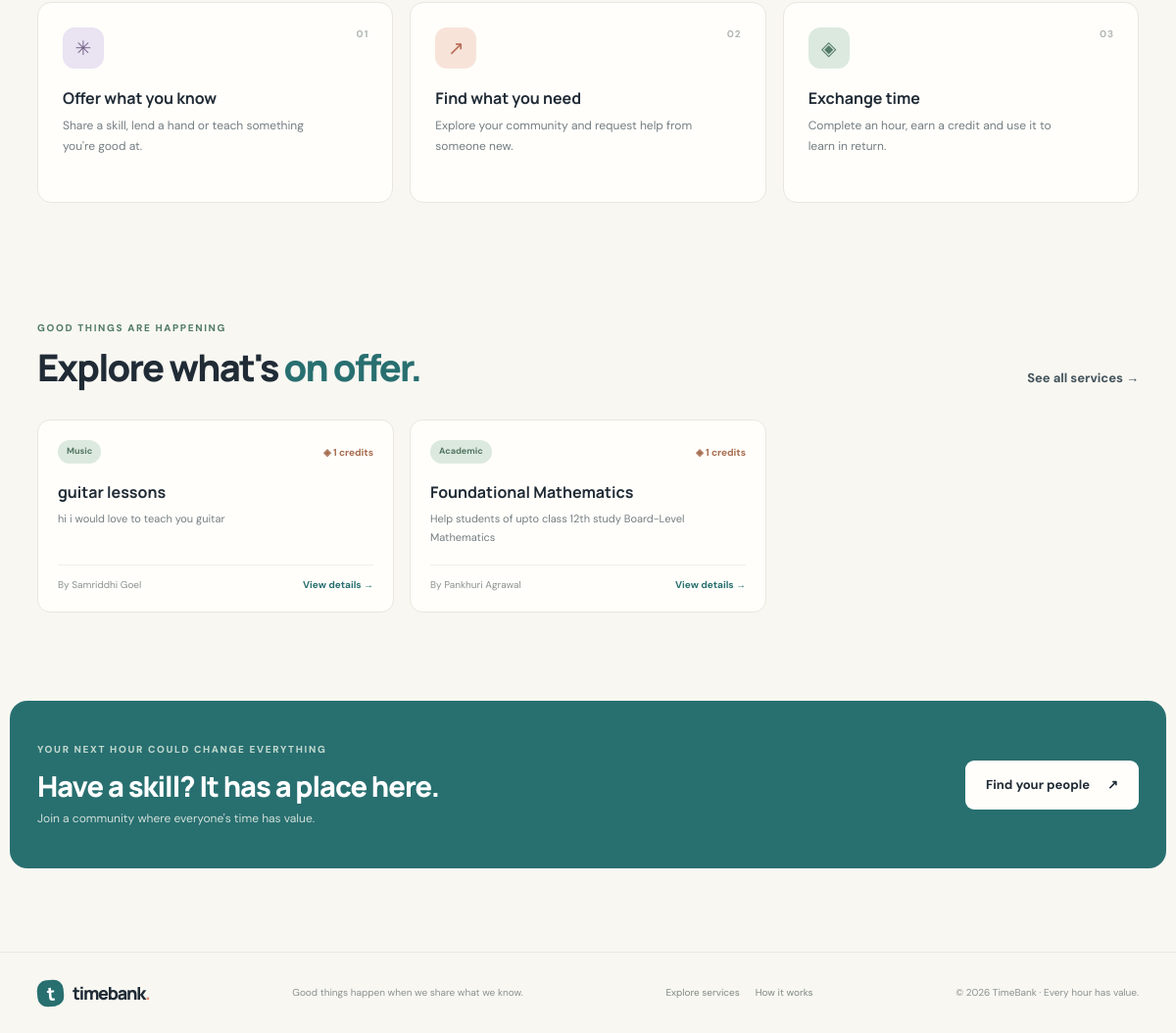
Before: / (lower part) with the older database file.
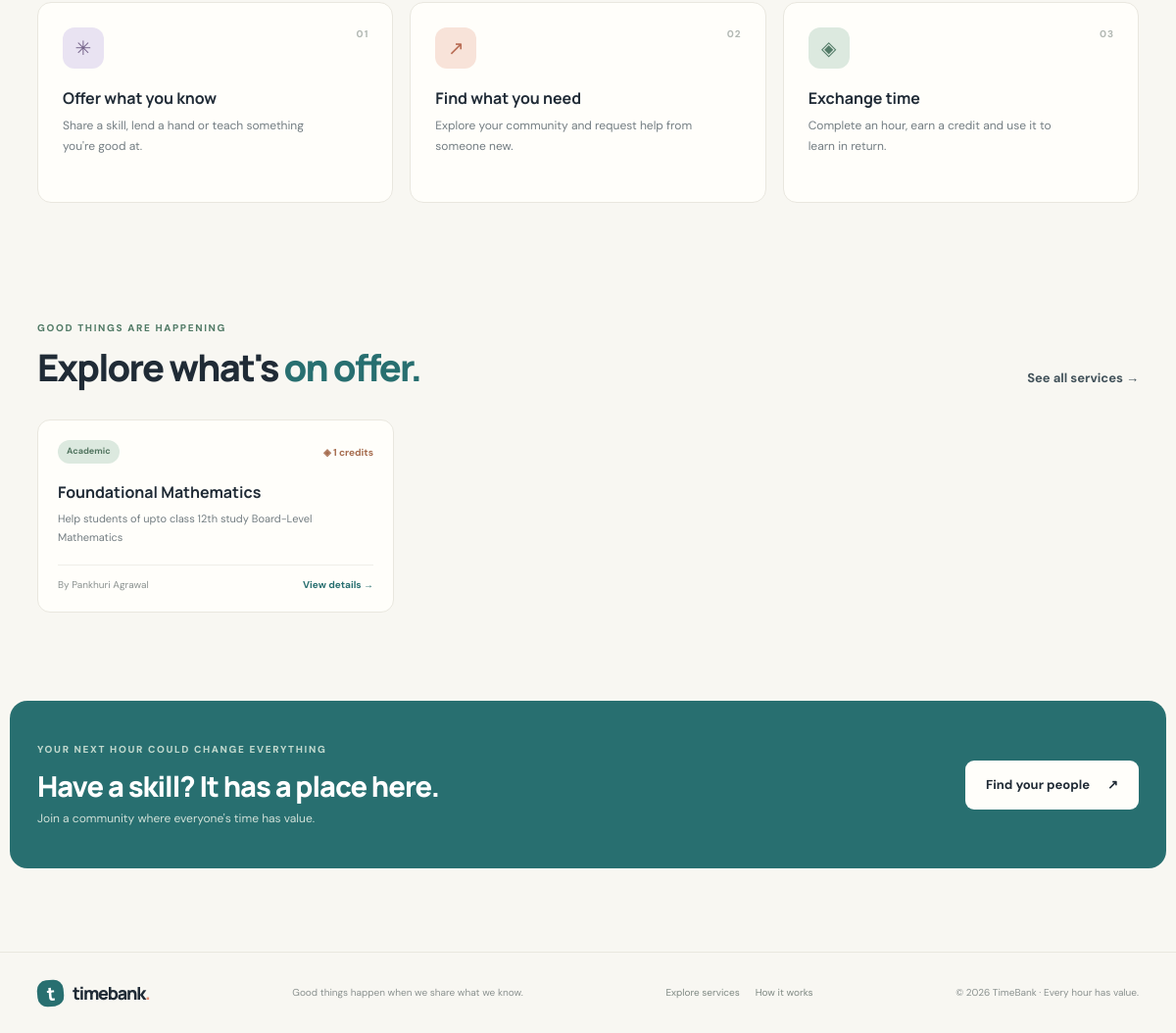
After: the same page with the newer database file.
### models.py (models this page shows)
class Service(db.Model):
    id = db.Column(db.Integer, primary_key=True)
    title = db.Column(db.String(100), nullable=False)
    category = db.Column(db.String(40), nullable=False)
    description = db.Column(db.Text, nullable=False)
    duration_hours = db.Column(db.Integer, nullable=False, default=1)
    is_active = db.Column(db.Boolean, nullable=False, default=True)
    created_at = db.Column(db.DateTime, default=datetime.utcnow)
    owner_id = db.Column(db.Integer, db.ForeignKey("user.id"), nullable=False)

class User(UserMixin, db.Model):
    id = db.Column(db.Integer, primary_key=True)
    name = db.Column(db.String(80), nullable=False)
    email = db.Column(db.String(120), unique=True, nullable=False, index=True)
    password_hash = db.Column(db.String(255), nullable=False)
    location = db.Column(db.String(120))
    bio = db.Column(db.String(300))
    credits = db.Column(db.Integer, nullable=False, default=3)
    created_at = db.Column(db.DateTime, default=datetime.utcnow)
    services = db.relationship(
        "Service", backref="owner", lazy=True, cascade="all, delete-orphan"
    )

### app.py (the view)
@app.route("/")
def index():
    featured_services = (
        Service.query.filter_by(is_active=True)
        .order_by(Service.created_at.desc()).limit(6).all()
    )
    return render_template("index.html", featured_services=featured_services)

### templates/index.html (shortened to what this page needs)
{% extends "base.html" %}
{% block content %}
<section class="how-section section-shell" id="how-it-works"><div class="section-heading"><div><div class="eyebrow">SIMPLE BY DESIGN</div><h2>Give a little. <span>Get a lot.</span></h2></div><p>No complicated points system. Just people helping people, one hour at a time.</p></div><div class="steps-grid"><article class="step-card"><span class="step-number">01</span><div class="step-icon icon-lilac">✳</div><h3>Offer what you know</h3><p>Share a skill, lend a hand or teach something you're good at.</p></article><article class="step-card"><span class="step-number">02</span><div class="step-icon icon-peach">↗</div><h3>Find what you need</h3><p>Explore your community and request help from someone new.</p></article><article class="step-card"><span class="step-number">03</span><div class="step-icon icon-mint">◈</div><h3>Exchange time</h3><p>Complete an hour, earn a credit and use it to learn in return.</p></article></div></section>
<section class="featured-section section-shell"><div class="section-heading"><div><div class="eyebrow">GOOD THINGS ARE HAPPENING</div><h2>Explore what's <span>on offer.</span></h2></div><a class="text-link" href="{{ url_for('explore') }}">See all services →</a></div>
{% if featured_services %}<div class="service-grid">{% for service in featured_services %}<article class="service-card"><div class="service-card-top"><span class="category-tag">{{ service.category }}</span><span class="service-credit">◈ {{ service.duration_hours }} credits</span></div><h3>{{ service.title }}</h3><p>{{ service.description|truncate(105) }}</p><div class="service-card-bottom"><span>By {{ service.owner.name }}</span><a href="{{ url_for('service_detail', service_id=service.id) }}">View details →</a></div></article>{% endfor %}</div>
{% endif %}</section>
<section class="bottom-cta section-shell"><div><div class="eyebrow eyebrow-light">YOUR NEXT HOUR COULD CHANGE EVERYTHING</div><h2>Have a skill? It has a place here.</h2><p>Join a community where everyone's time has value.</p></div><a class="button button-light" href="{{ url_for('signup') }}">Find your people <span>↗</span></a></section>
{% endblock %}

Changed rows visible on the page:
no longer on this page (row edited): Service: category "Music", duration_hours "1", title "guitar lessons", description "hi i would love to teach you guitar", owner.name "Samriddhi Goel"
